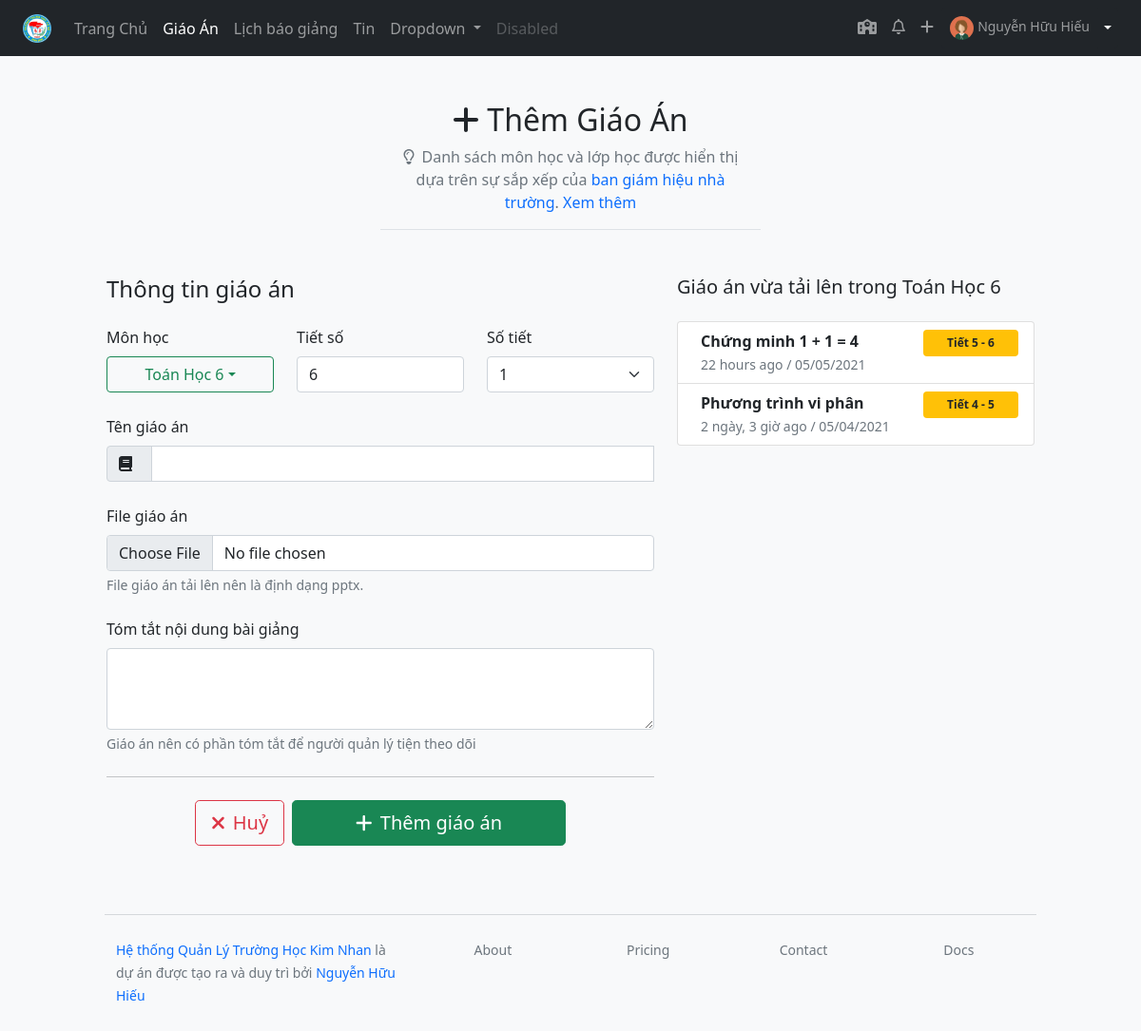
Page /lessons/add/toan-hoc/6/ (signed in) on the earlier database version.
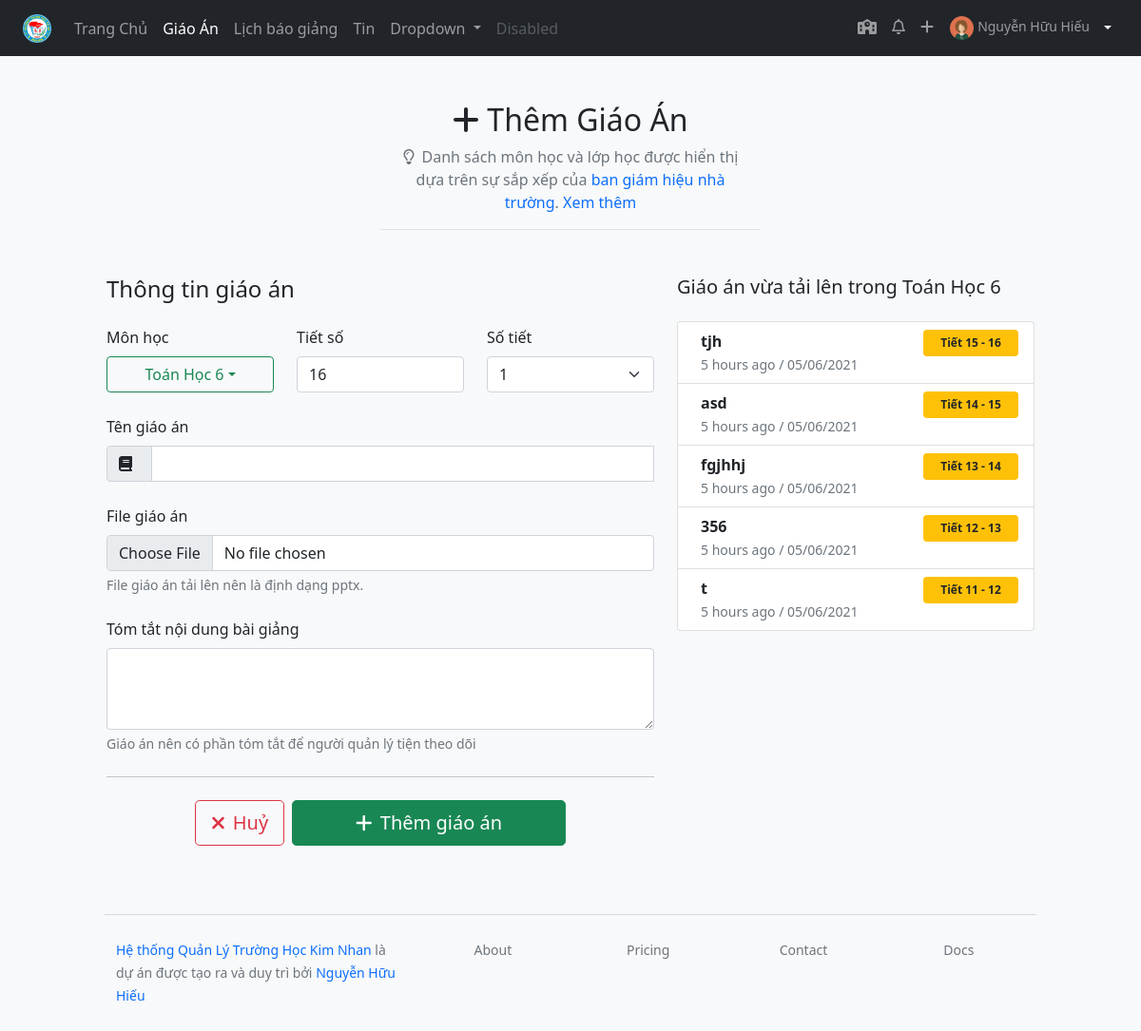
Same page on the later database version.
### lessonmanagement/models.py (models this page shows, shortened)
class Lesson(models.Model):
    title = models.CharField(max_length=200)
    lesson_path = models.FileField(blank=True, null=True)
    upload_time = models.DateTimeField(blank=True, null=True)
    edit_time = models.DateTimeField(blank=True, null=True)
    LEVEL_CHOICES = [
        (6, 6),
        (7, 7),
        (8, 8),
        (9, 9)
    ]
    level = models.IntegerField(choices=LEVEL_CHOICES)
    description = models.CharField(max_length=200, null=True, blank=True)
    teacher = models.ForeignKey(Teacher, on_delete=models.CASCADE)
    subject = models.ForeignKey(Subject, on_delete=models.CASCADE)
    start_number_lesson = models.IntegerField(help_text="Bài giảng này ở tiết số mấy")
    cout_number_lesson = models.IntegerField(help_text="Bài giảng này trong bao nhiêu tiết")
    schoolyear = models.ForeignKey("Schoolyear", on_delete=models.CASCADE, blank=True, null=True)
    classyear = models.ManyToManyField(Classyear, through="LessonClassyear")
    STATUS_CHOICES = [
    ('pending', 'Chờ duyệt'),
    ('acept', 'Đã duyệt'),
    ('deny', 'Bị từ chối'),
    ]
    status = models.CharField(max_length=10, blank=True, choices=STATUS_CHOICES ,default='pending')
    checker = models.ForeignKey(Teacher, related_name="lesson_checker" ,on_delete=models.SET_NULL, null=True, blank=True)
    check_date = models.DateTimeField(auto_now=True)
    note_checker = models.CharField(max_length=200, blank=True)
    class Meta:
        verbose_name = "Giáo Án"
        verbose_name_plural = "Giáo Án"
        ordering = ["-upload_time"]

### lessonmanagement/views.py (the view, shortened to what this page needs)
# urls.py: path('lessons/add/<str:subject>/<int:level>/', views.add_lesson_subject_level, name="add_lesson_subject_level"),
@login_required
def add_lesson_subject_level(request, subject, level):
    now = datetime.datetime.now()
    teacher = request.user.teacher.id
    q2 = Lesson.objects.filter(teacher=teacher).filter(subject__subject_slug = subject).filter(level = level)
    try:
        latest_lesson = q2.latest('start_number_lesson')
        new_number_lesson = latest_lesson.start_number_lesson + latest_lesson.cout_number_lesson
    except:
        new_number_lesson = 1
    try:
        q1 = SubjectClassyear.objects.filter(teacher = teacher).filter(subject__subject_slug=subject).filter(classyear__startyear = level_to_startyear(level))
        subject_classyear_list = q1.latest('id')
        subject_level_title = subject_classyear_list.subject.title + ' ' + str(level)
        classyear_title_list = ', '.join(str(class_level_def(i.classyear.startyear)) + i.classyear.title for i in q1)
        last_lesson = q2.order_by('-upload_time')[:5]
        context = {
            'subject_classyear_list': subject_classyear_list,
            'subject_level_title': subject_level_title,
            'new_number_lesson': new_number_lesson,
            'classyear_title_list': classyear_title_list,
            'last_lesson': last_lesson,
            'subject_classyear': q1,
            'subject':subject,
            'level': level
        }
    except:
         return redirect('addlesson')
    return render(request, 'lesson/add_lesson_subject.html', context)

### lessonmanagement/models.py (called while the page is built)
    def full_name(self):
        return ('%s %s') % (self.firstname, self.lastname)

    def subject_classyear_list(self):
        return self.subjectclassyear_set.filter(is_teach_now = True).order_by('subject__title').values('subject__title', 'classyear__startyear','subject__group__title').distinct()

### lessonmanagement/templatetags/lessonmanagement_extras.py (called while the page is built)
@register.filter
def classlevel(value):
    now = datetime.datetime.now()
    i = 0
    if (now.month < 9):
        i =  (now.year - value) + 5
    else:
        i = (now.year - value) + 6
    if i in [6,7,8,9]:
        return i
    else:
        return value

### lessonmanagement/views.py (called while the page is built)
def level_to_startyear(level):
    now = datetime.datetime.now()
    if now.month < 9:
        return (now.year + 5 - level)
    else:
        return (now.year + 6 - level)

def class_level_def(year):
    now = datetime.datetime.now()
    i = 0
    if (now.month < 9):
        i =  (now.year - year) + 5
    else:
        i = (now.year - year) + 6
    if i in [6,7,8,9]:
        return i
    else:
        return year

### lessonmanagement/templates/lesson/add_lesson_subject.html (shortened to what the changed rows need)
{% extends 'base_clean.html' %}
{% block content %}
{% with teacher=request.user.teacher %}
{% load lessonmanagement_extras %}
{% load humanize %}
<div class="row justify-content-center ">
  <div class="col-4 border-bottom">
    <h2 class="mt-5 text-center"><i class="fas fa-plus me-2"></i>Thêm Giáo Án</h2>
  </div>
</div>
<div class="row pt-5 justify-content-center">
  <div class="col-6">
      <form method="POST" enctype="multipart/form-data" class="needs-validation" novalidate >
        <div class="row">
        <div class="col-4">
          <label for="startLesson" class="form-label">Tiết số</label>
          <input type="number" class="form-control" id="startLesson" name="start_lesson"
          value = {{ new_number_lesson }} required >
        </div>
</div>
      </form>
  </div>
  <div class="col-4">
    {% if last_lesson %}
    <div class="list-group">
      {% for lesson in last_lesson %}
      <a href="#" class="list-group-item list-group-item-action d-flex justify-content-between align-items-start">
        <div class="ms-2 me-auto">
          <div class="fw-bold">
            {{ lesson.title }}
         </div>
         <small class="text-muted">   {{ lesson.upload_time|naturaltime }} /
         {{ lesson.upload_time|date:"SHORT_DATE_FORMAT" }}
         </small>
        </div>
        <span class="badge bg-warning text-dark p-2 ms-2"  style="min-width: 100px;">
          Tiết {{ lesson.start_number_lesson }} - {{ lesson.start_number_lesson|add:lesson.cout_number_lesson }}
        </span>
      </a>
      {% endfor %}
    </div>
    {% else %}
    <h4 class="text-danger">Chưa có giáo án nào được tải lên trong mục này</h4>
    {% endif %}
  </div>
</div>
  {% endwith %}
{% endblock %}

Differences in the rows shown:
no longer on this page (row unchanged): Lesson: title "Chứng minh 1 + 1 = 4", upload_time "22 hours ago", upload_time "05/05/2021", start_number_lesson "5", start_number_lesson|add "6"
no longer on this page (row unchanged): Lesson: title "Phương trình vi phân", upload_time "2 ngày, 3 giờ ago", upload_time "05/04/2021", start_number_lesson "4", start_number_lesson|add "5"
added Lesson: title "tjh", upload_time "5 hours ago", upload_time "05/06/2021", start_number_lesson "15", start_number_lesson|add "16"
added Lesson: title "asd", upload_time "5 hours ago", upload_time "05/06/2021", start_number_lesson "14", start_number_lesson|add "15"
added Lesson: title "fgjhhj", upload_time "5 hours ago", upload_time "05/06/2021", start_number_lesson "13", start_number_lesson|add "14"
added Lesson: title "356", upload_time "5 hours ago", upload_time "05/06/2021", start_number_lesson "12", start_number_lesson|add "13"
added Lesson: title "t", upload_time "5 hours ago", upload_time "05/06/2021", start_number_lesson "11", start_number_lesson|add "12"
Other differences:
form field start_lesson: "6" → "16"
